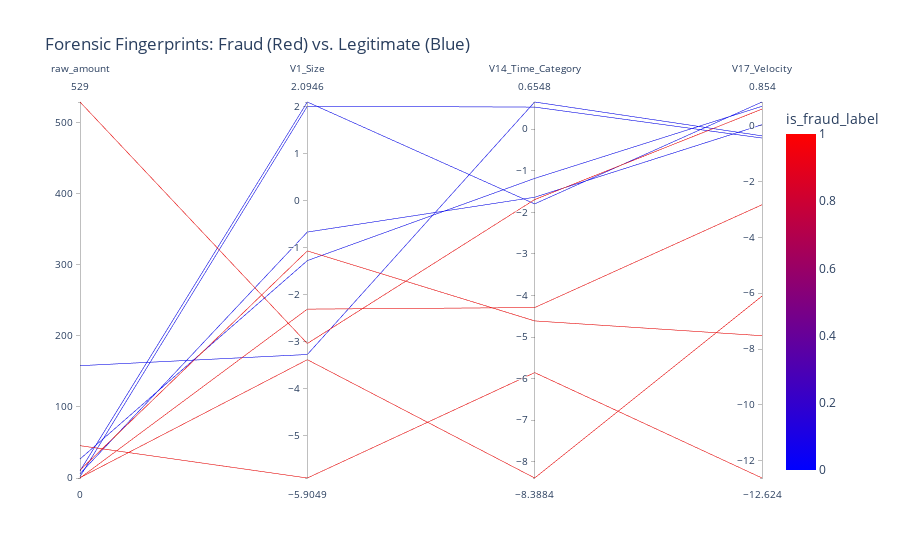
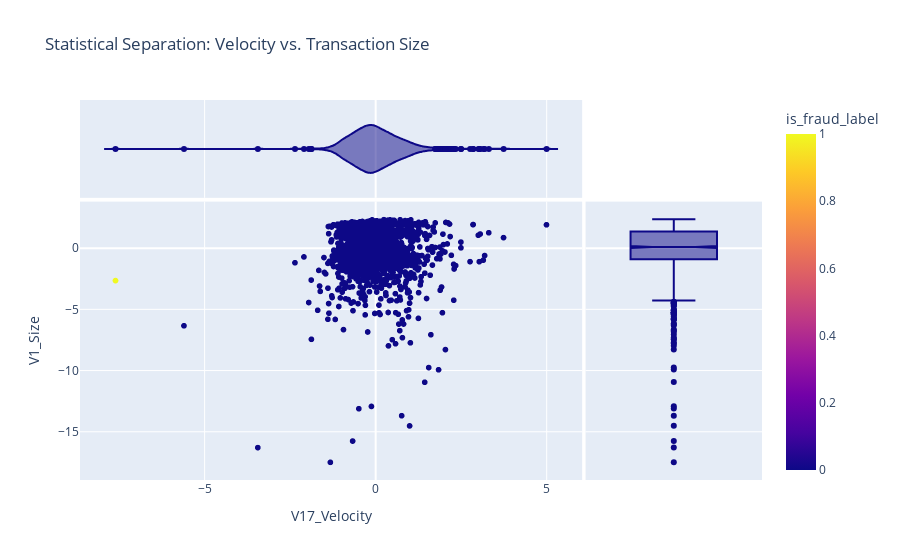

The cell these charts' notebook holds for them, in order:
### Code cell
%pip install nbformat>=4.2.0

import plotly.express as px
import pandas as pd

# 1. Isolate Samples for the "Showcase"
# We pick a few of each to create clear, contrasting lines
showcase_fraud = df[df['is_fraud_label'] == 1].head(5)
showcase_good = df[df['is_fraud_label'] == 0].head(5)
showcase_df = pd.concat([showcase_fraud, showcase_good]).copy()

# Ensure the label is numeric for the color scale
showcase_df['is_fraud_label'] = showcase_df['is_fraud_label'].astype(int)

# 2. Parallel Coordinates: The "Behavioral Fingerprint"
# FIX: Changed 'columns' to 'dimensions'
fig_parallel = px.parallel_coordinates(
    showcase_df, 
    dimensions=['raw_amount', 'V1_Size', 'V14_Time_Category', 'V17_Velocity'],
    color="is_fraud_label",
    color_continuous_scale=[(0, 'blue'), (1, 'red')],
    title="Forensic Fingerprints: Fraud (Red) vs. Legitimate (Blue)"
)

# 3. 2D Comparison with Marginal Distributions
fig_scatter = px.scatter(
    df.sample(min(2000, len(df))), # Safety check for sample size
    x='V17_Velocity', 
    y='V1_Size', 
    color='is_fraud_label',
    marginal_x="violin", 
    marginal_y="box",
    title="Statistical Separation: Velocity vs. Transaction Size",
    color_discrete_map={0: 'blue', 1: 'red'}
)

fig_parallel.show()
fig_scatter.show()

### Figure 1 — Plotly figure (JSON) as saved in the notebook; plotly's stock layout.template omitted (floating-point values rounded to 4 significant figures)
{"data": [{"dimensions": [{"label": "raw_amount", "values": [0.38, 0.0, 529.0, 11.0, 45.51, 158.0, 10.0, 5.99, 26.68, 1.98]}, {"label": "V1_Size", "values": [-3.388, -2.312, -3.044, -1.074, -5.905, -3.277, 2.095, -0.6725, -1.28, 2.004]}, {"label": "V14_Time_Category", "values": [-8.388, -4.289, -1.692, -4.61, -5.854, 0.6548, -1.795, -1.636, -1.182, 0.5322]}, {"label": "V17_Velocity", "values": [-6.104, -2.83, 0.5997, -7.524, -12.62, -0.3589, 0.8538, 0.03946, 0.6995, -0.4376]}], "domain": {"x": [0, 1], "y": [0, 1]}, "line": {"color": [1, 1, 1, 1, 1, 0, 0, 0, 0, 0], "coloraxis": "coloraxis"}, "name": "", "type": "parcoords"}], "layout": {"coloraxis": {"colorbar": {"title": {"text": "is_fraud_label"}}, "colorscale": [[0, "blue"], [1, "red"]]}, "legend": {"tracegroupgap": 0}, "title": {"text": "Forensic Fingerprints: Fraud (Red) vs. Legitimate (Blue)"}}}

### Figure 2 — Plotly figure (JSON) as saved in the notebook; plotly's stock layout.template omitted (floating-point values rounded to 4 significant figures; data arrays with more than 128 entries replaced by an {"elided": "..."} marker saying what was removed)
{"data": [{"hovertemplate": "V17_Velocity=%{x}<br>V1_Size=%{y}<br>is_fraud_label=%{marker.color}<extra></extra>", "legendgroup": "", "marker": {"color": {"elided": "2000 int values"}, "coloraxis": "coloraxis", "symbol": "circle"}, "mode": "markers", "name": "", "showlegend": false, "type": "scattergl", "x": {"elided": "2000 float values"}, "xaxis": "x", "y": {"elided": "2000 float values"}, "yaxis": "y"}, {"alignmentgroup": "True", "hovertemplate": "V17_Velocity=%{x}<extra></extra>", "legendgroup": "", "marker": {"color": "#0d0887", "symbol": "circle"}, "name": "", "offsetgroup": "", "scalegroup": "x", "showlegend": false, "type": "violin", "x": {"elided": "2000 float values"}, "xaxis": "x3", "yaxis": "y3"}, {"alignmentgroup": "True", "hovertemplate": "V1_Size=%{y}<extra></extra>", "legendgroup": "", "marker": {"color": "#0d0887", "symbol": "circle"}, "name": "", "notched": true, "offsetgroup": "", "showlegend": false, "type": "box", "xaxis": "x2", "y": {"elided": "2000 float values"}, "yaxis": "y2"}], "layout": {"coloraxis": {"colorbar": {"title": {"text": "is_fraud_label"}}, "colorscale": [[0, "#0d0887"], [0.1111, "#46039f"], [0.2222, "#7201a8"], [0.3333, "#9c179e"], [0.4444, "#bd3786"], [0.5556, "#d8576b"], [0.6667, "#ed7953"], [0.7778, "#fb9f3a"], [0.8889, "#fdca26"], [1, "#f0f921"]]}, "legend": {"tracegroupgap": 0}, "title": {"text": "Statistical Separation: Velocity vs. Transaction Size"}, "xaxis": {"anchor": "y", "domain": [0, 0.7363], "title": {"text": "V17_Velocity"}}, "xaxis2": {"anchor": "y2", "domain": [0.7413, 1], "matches": "x2", "showgrid": false, "showline": false, "showticklabels": false, "ticks": ""}, "xaxis3": {"anchor": "y3", "domain": [0, 0.7363], "matches": "x", "showgrid": true, "showticklabels": false}, "xaxis4": {"anchor": "y4", "domain": [0.7413, 1], "matches": "x2", "showgrid": false, "showline": false, "showticklabels": false, "ticks": ""}, "yaxis": {"anchor": "x", "domain": [0, 0.7326], "title": {"text": "V1_Size"}}, "yaxis2": {"anchor": "x2", "domain": [0, 0.7326], "matches": "y", "showgrid": true, "showticklabels": false}, "yaxis3": {"anchor": "x3", "domain": [0.7426, 1], "matches": "y3", "showgrid": false, "showline": false, "showticklabels": false, "ticks": ""}, "yaxis4": {"anchor": "x4", "domain": [0.7426, 1], "matches": "y3", "showgrid": true, "showline": false, "showticklabels": false, "ticks": ""}}}
